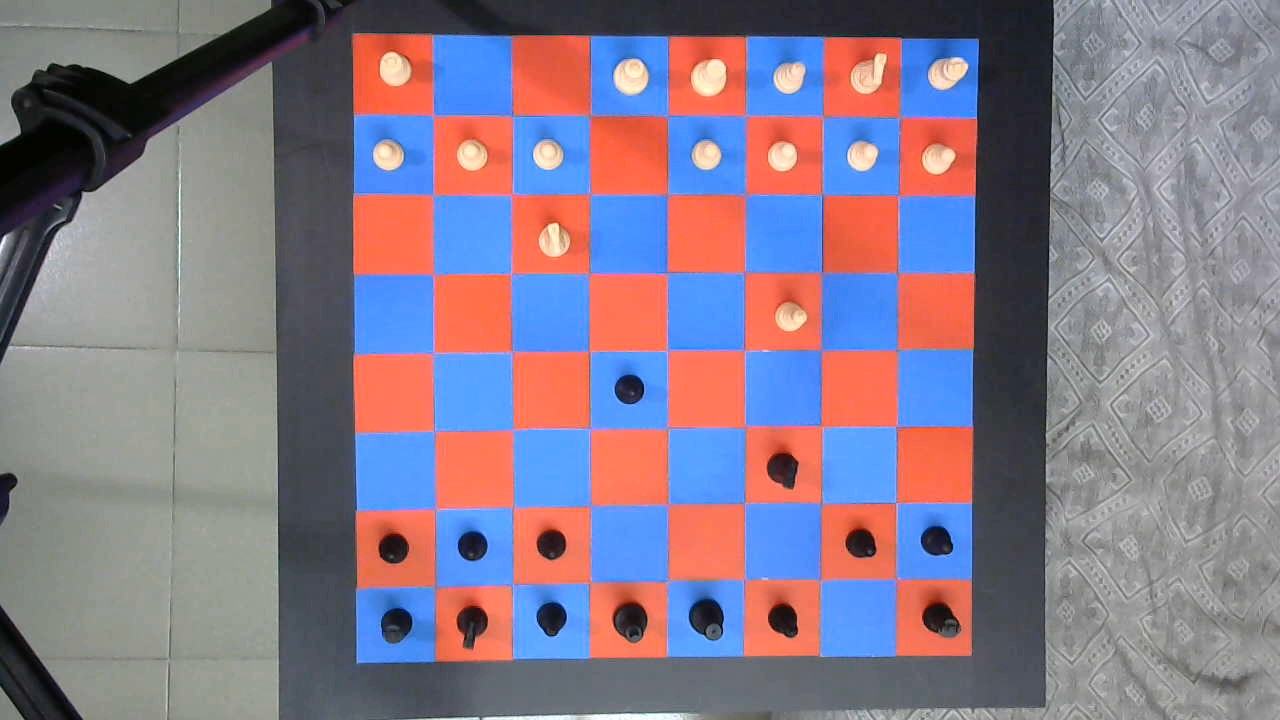
%> input picture Matlab Test Codes/Final Game/WorkDir/image (10).jpg, 1280 x 720 px
$ octave test3.m   (GNU Octave 9; MATLAB toolbox functions it lacks are replaced by stand-ins)
%> lines starting %> are read from the running program, lines starting %| are printed output that depends on the picture
path_pic = ['D:\Workspace\Term Project MATLAB\Sample Game\image (10).jpg'];
chess = imread(path_pic);
%> chess is the input picture: size 720x1280x3 uint8; mean R, G, B 134.9, 122.4, 138.5

chess = im2double(chess);
%> chess: size 720x1280x3 double

R=chess(:,:,1);
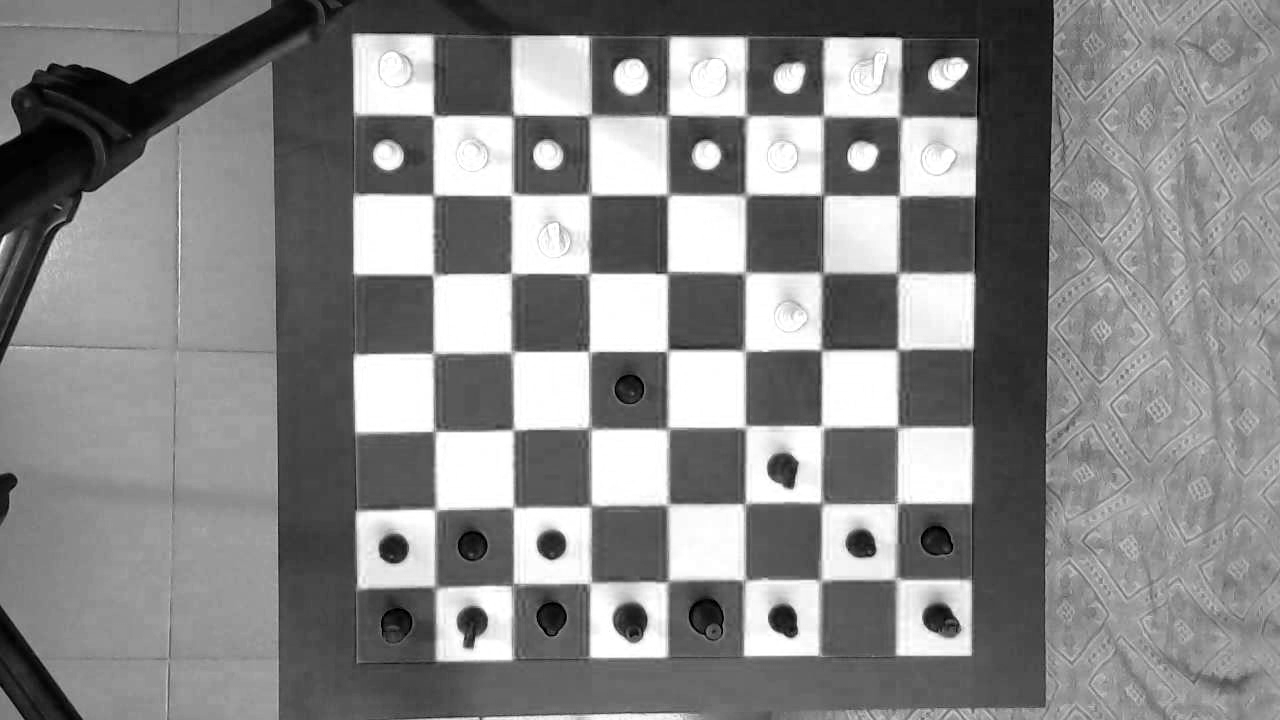
%> R: size 720x1280 double; min 0, max 1, mean 0.529
G=chess(:,:,2);
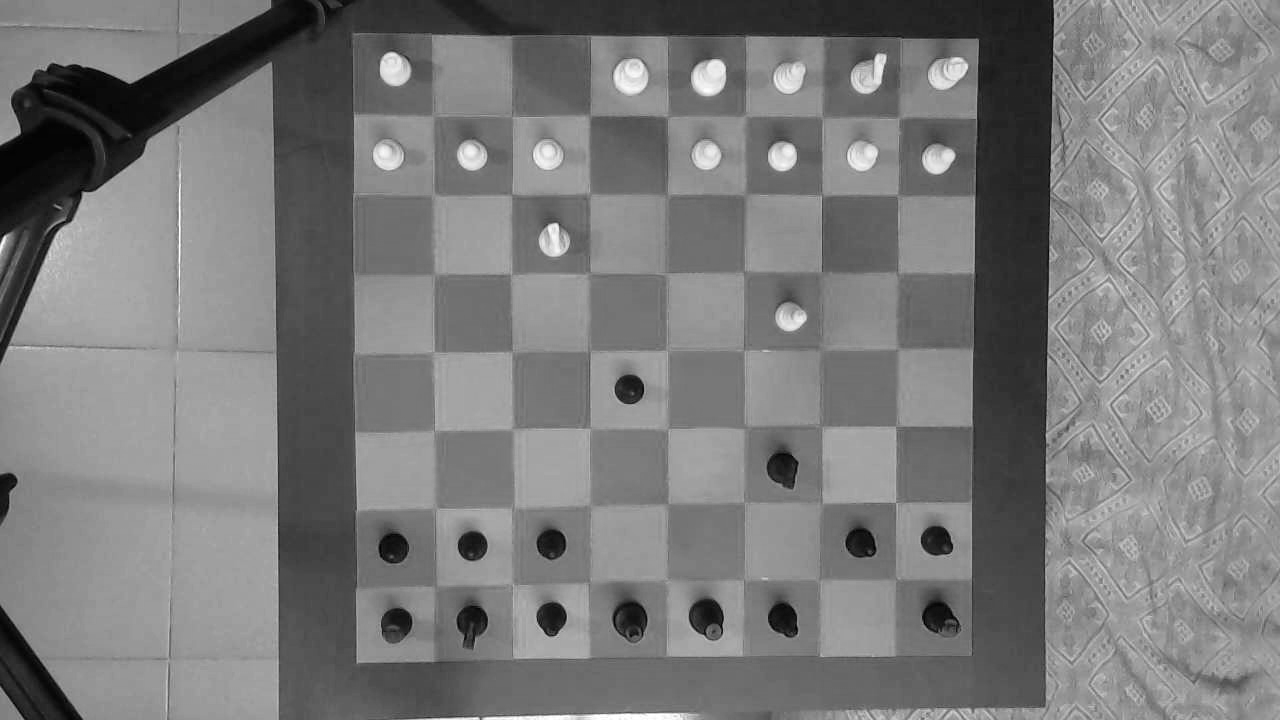
%> G: size 720x1280 double; min 0, max 1, mean 0.48
B=chess(:,:,3);
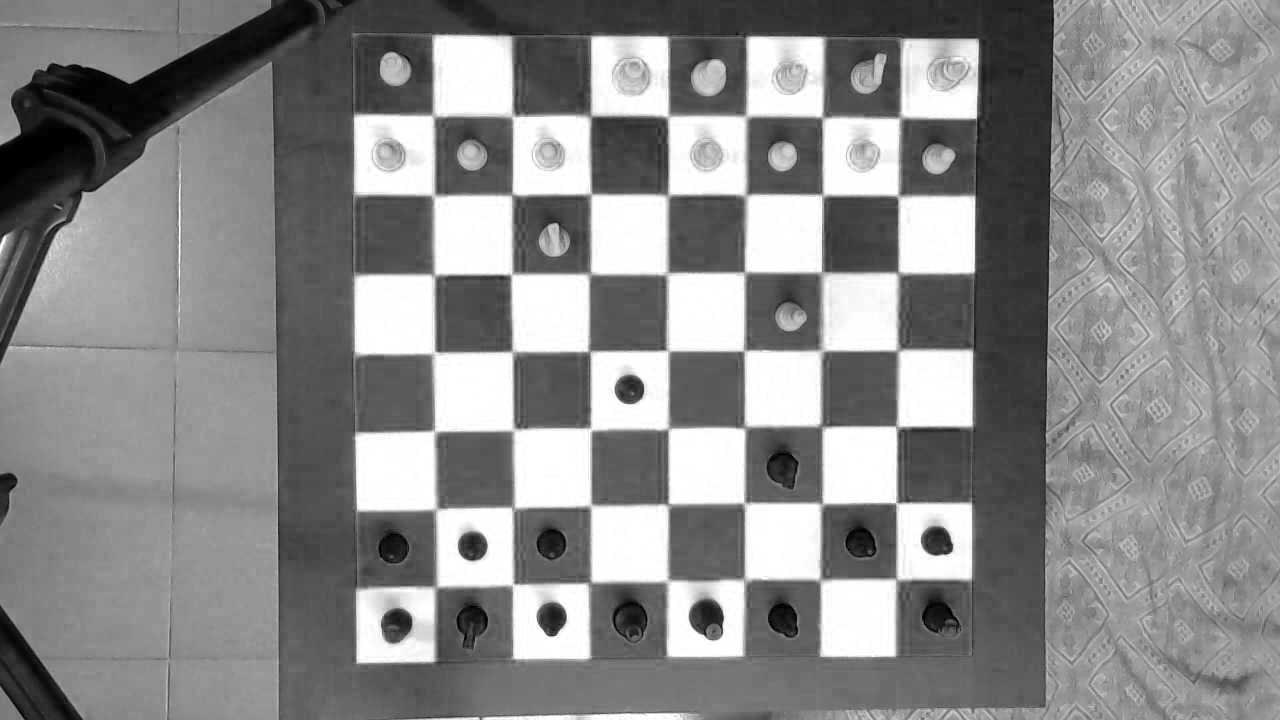
%> B: size 720x1280 double; min 0, max 1, mean 0.543

new = [];
new(:,:,1) = R;
new(:,:,2) = G;
new(:,:,3) = B;

imshow(new);
